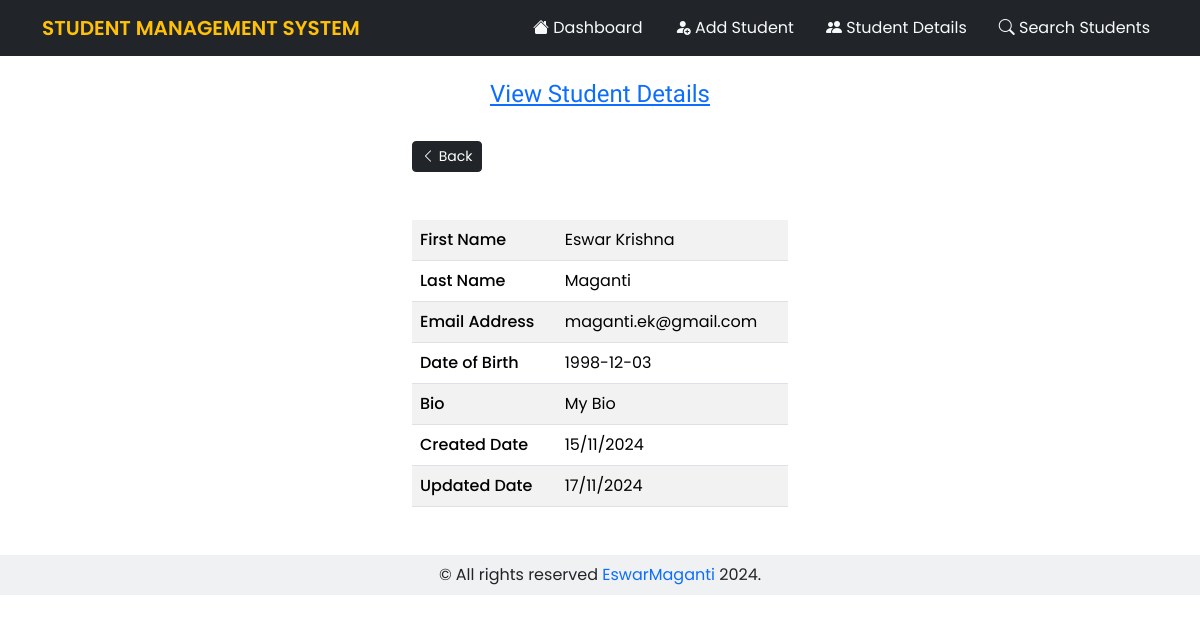
Page /view_student/1 on the committed database.
### models/__init__.py (models this page shows)
class Student(db.Model):
    id = db.Column(db.Integer, primary_key=True)
    first_name= db.Column(db.String(100), nullable=False)
    last_name= db.Column(db.String(100), nullable=False)
    email = db.Column(db.String(80), unique=True ,nullable=False)
    date_of_birth = db.Column(db.Date(), nullable=False)
    bio = db.Column(db.String(500))
    password = db.Column(db.String(100))
    created_at = db.Column(db.DateTime(timezone=True), server_default=func.now())
    updated_at = db.Column(db.DateTime(timezone=True), server_default=func.now())

### main.py (the view)
@app.get('/view_student/<int:student_id>')
def view_student(student_id):
    student = Student.query.filter_by(id=student_id).first()
    return render_template('view_student.html', page_heading='View Student Details', student=student)

### templates/view_student.html
{% extends 'base.html'%}
{% block content %}
<div class="col-md-4 container mb-5">
<a href="{{url_for('get_students')}}">
    <button class="btn btn-sm btn-dark"> <i class="bi bi-chevron-left"></i> Back</button>
</a>
    <table class="table table-striped my-5">
        <tr>
            <th>First Name</th>
            <td>{{student.first_name}}</td>
        </tr>
        <tr>
            <th>Last Name</th>
            <td>{{student.last_name}}</td>
        </tr>
        <tr>
            <th>Email Address</th>
            <td>{{student.email}}</td>
        </tr>
        <tr>
            <th>Date of Birth</th>
            <td>{{student.date_of_birth}}</td>
        </tr>
        <tr>
            <th>Bio</th>
            <td>{{student.bio}}</td>
        </tr>
        <tr>
            <th>Created Date</th>
            <td>{{student.created_at.strftime("%d/%m/%Y")}}</td>
        </tr>
        <tr>
            <th>Updated Date</th>
            <td>{{student.updated_at.strftime("%d/%m/%Y")}}</td>
        </tr>
    </table>
</div>
{% endblock %}

### static/styles/style.css (style rules this page uses)
* { padding:0; margin:0; font-family: "Poppins", sans-serif; }
th { font-weight:500; }

### rows in the picture
Student: first_name "Eswar Krishna", last_name "Maganti", email "maganti.ek@gmail.com", date_of_birth "1998-12-03", bio "My Bio", created_at "15/11/2024", updated_at "17/11/2024"

### other values in the picture
{{ page_heading }} "View Student Details"
